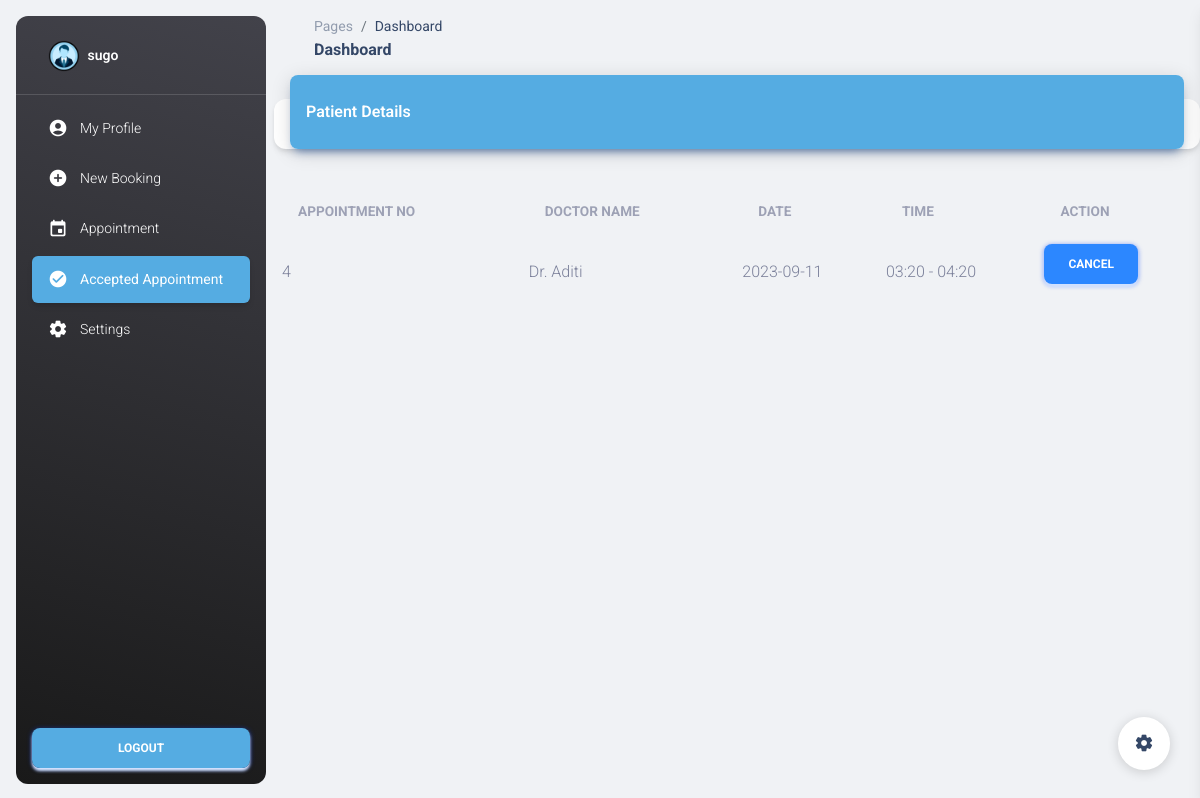
The page /user_appointments_accepted (signed in) on the database its author committed.
### tables this page shows
CREATE TABLE appointments (
       appointment_id INTEGER PRIMARY KEY AUTOINCREMENT,
       user_id INTEGER NOT NULL,
       doctor_id INTEGER NOT NULL,
       username TEXT NOT NULL,
       name TEXT NOT NULL,
       doctor_name TEXT NOT NULL,
       date TEXT NOT NULL,
       from_time TEXT NOT NULL,
       to_time TEXT NOT NULL,
       appointment TEXT NOT NULL DEFAULT 'Pending',
       status TEXT ,
       FOREIGN KEY (doctor_id) REFERENCES doctors(docter_id),
       FOREIGN KEY (user_id) REFERENCES users(user_id)
   );

### app.py (the view)
@app.route('/user_appointments_accepted')
def user_appointments_accepted():
    if 'username' in session:
        username = session['username']
    with sql.connect("appointment.db") as conn:
        cur = conn.cursor()
        cur.execute("SELECT user_id FROM users WHERE username = ?", (username,))
        user_id = cur.fetchone()[0]
        cur.execute("SELECT * FROM appointments WHERE user_id = ? AND appointment = 'Accepted'", (user_id,))
        accepted_appointments = cur.fetchall()
    return render_template('user_appointments_accepted.html', username=username, accepted_appointments=accepted_appointments)

### templates/user_appointments_accepted.html (shortened to what this page needs)
<!DOCTYPE html>
<html lang="en">
<head>
  <link href="../static/assets/css/nucleo-icons.css" rel="stylesheet" />
  <link href="../static/assets/css/nucleo-svg.css" rel="stylesheet" />
  <link id="pagestyle" href="../static/assets/css/material-dashboard.css" rel="stylesheet" />
</head>
<body class="g-sidenav-show  bg-gray-200">
    <aside class="sidenav navbar navbar-vertical navbar-expand-xs border-0 border-radius-xl my-3 fixed-start ms-3   bg-gradient-dark" id="sidenav-main">
        <div class="sidenav-header">
          <a class="navbar-brand m-0" href=" https://demos.creative-tim.com/material-dashboard/pages/dashboard " target="_blank">
            <img src="../static/user.png" class="navbar-brand-img h-100" alt="main_logo">
            <span class="ms-1 font-weight-bold text-white">{{username}}</span>
          </a>
        </div>
        <hr class="horizontal light mt-0 mb-2">
        <div class="" id="sidenav-collapse-main">
          <ul class="navbar-nav">
            <li class="nav-item">
              <a class="nav-link text-white " href="user_dashboard">
                <div class="text-white text-center me-2 d-flex align-items-center justify-content-center">
                  <i class="material-icons opacity-10">account_circle</i>
                </div>
                <span class="nav-link-text ms-1">My Profile</span>
              </a>
            </li>
            <li class="nav-item">
              <a class="nav-link text-white  " href="book">
                <div class="text-white text-center me-2 d-flex align-items-center justify-content-center">
                  <i class="material-icons opacity-10">add_circle</i>
                </div>
                <span class="nav-link-text ms-1">New Booking</span>
              </a>
            </li>
            <li class="nav-item">
              <a class="nav-link text-white  " href="user_appointment">
                <div class="text-white text-center me-2 d-flex align-items-center justify-content-center">
                  <i class="material-icons opacity-10">event</i>
                </div>
                <span class="nav-link-text ms-1">Appointment</span>
              </a>
            </li>
            <li class="nav-item">
              <a class="nav-link text-white active bg-gradient-primary" href="user_appointments_accepted">
                <div class="text-white text-center me-2 d-flex align-items-center justify-content-center">
                  <i class="material-icons opacity-10">check_circle</i>
                </div>
                <span class="nav-link-text ms-1">Accepted Appointment</span>
              </a>
            </li>
            <li class="nav-item">
              <a class="nav-link text-white " href="user_change_password">
                <div class="text-white text-center me-2 d-flex align-items-center justify-content-center">
                  <i class="material-icons opacity-10">settings</i>
                </div>
                <span class="nav-link-text ms-1">Settings</span>
              </a>
            </li>
          </ul>
        </div>
        <div class="sidenav-footer position-absolute w-100 bottom-0 ">
          <div class="mx-3">
            <a class="btn bg-gradient-primary mt-4 w-100" href="logout" type="button">logout</a>
          </div>
        </div>
      </aside>
  <main class="main-content  mt-0">
    <nav class="navbar navbar-main navbar-expand-lg px-0 mx-4 shadow-none border-radius-xl" id="navbarBlur" navbar-scroll="true">
      <div class="container-fluid py-1 px-3">
        <nav aria-label="breadcrumb">
          <ol class="breadcrumb bg-transparent mb-0 pb-0 pt-1 px-0 me-sm-6 me-5">
            <li class="breadcrumb-item text-sm"><a class="opacity-5 text-dark" href="javascript:;">Pages</a></li>
            <li class="breadcrumb-item text-sm text-dark active" aria-current="page">Dashboard</li>
          </ol>
          <h6 class="font-weight-bolder mb-0">Dashboard</h6>
        </nav>
        </div>
    </nav>
    <div class="row">
        <div class="col-12">
          <div class="card my-4">
            <div class="card-header p-0 position-relative mt-n4 mx-3 z-index-2">
                <div class="bg-gradient-primary shadow-primary border-radius-lg pt-4 pb-3">
                       <h6 class="text-white text-capitalize ps-3">Patient Details</h6>
                    </div>
                </div>
            </div>
            <div class="card-body px-0 pb-2">
              <div class="table-responsive p-0">
                <table class="table align-items-center mb-0">
                  <thead>
                    <tr>
                      <th class=" text-uppercase text-secondary text-xxs font-weight-bolder opacity-7">Appointment No </th>
                      <th class="text-uppercase text-secondary text-xxs font-weight-bolder opacity-7">Doctor Name</th>
                      <th class="text-uppercase text-secondary text-xxs font-weight-bolder opacity-7">Date</th>
                      <th class="text-uppercase text-secondary text-xxs font-weight-bolder opacity-7">Time</th>
                      <th class="text-uppercase text-secondary text-xxs font-weight-bolder opacity-7">Action</th>
                    </tr>
                  </thead>
                  <tbody>
                    {% for appointment in accepted_appointments %}
                    <tr>
                        <td class="align-middle ">
                          <p class="text-xs text-secondary mb-0">{{ appointment[0] }}</p>
                        </td>
                        <td class="align-middle ">
                          <p class="text-xs text-secondary mb-0">{{ appointment[5] }}</p>
                        </td>
                        <td class="align-middle ">
                          <p class="text-xs text-secondary mb-0">{{ appointment[6] }}</p>
                        </td>
                        <td class="align-middle">
                          <p class="text-xs text-secondary mb-0">{{ appointment[7] }} - {{ appointment[8] }}</p>
                        </td>
                        <td>
                          <button class="cancel-button btn btn-primary" data-appointment-id="{{ appointment[0] }}">Cancel</button>
                        </td>
                        </tr>
                        {% endfor %}
                   </tbody>
                </table>
              </div>
            </div>
          </div>
        </div>
  </main>
  <div class="fixed-plugin">
    <a class="fixed-plugin-button text-dark position-fixed px-3 py-2">
      <i class="material-icons py-2">settings</i>
    </a>
  </div>
</body>
</html>

### rows shown on the page
appointments: appointment_id "4", doctor_name "Dr. Aditi", date "2023-09-11", from_time "03:20", to_time "04:20"

### other values the page prints
{{ username }} "sugo"
